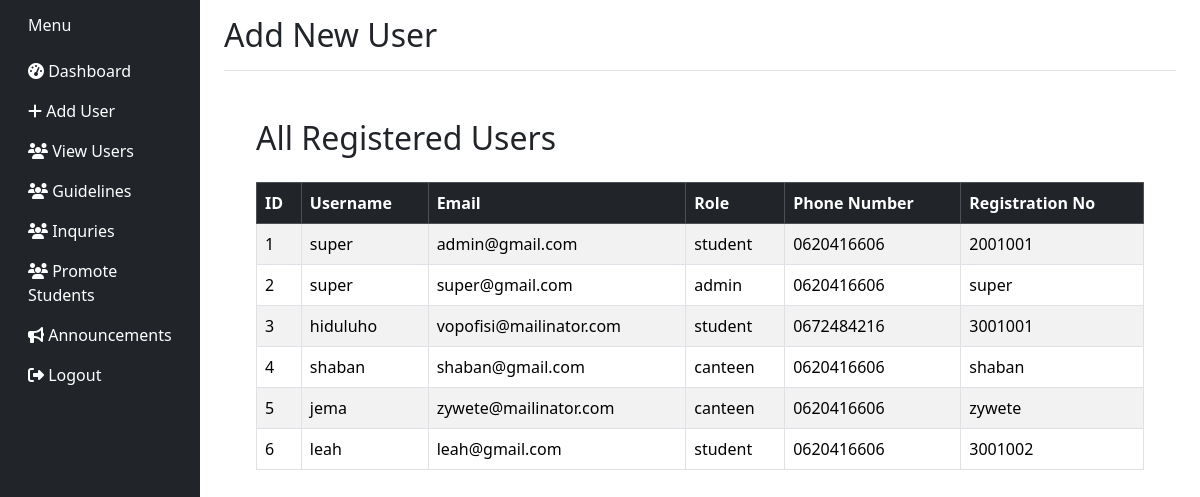
The app's page /super_admin/view-users/, older data.
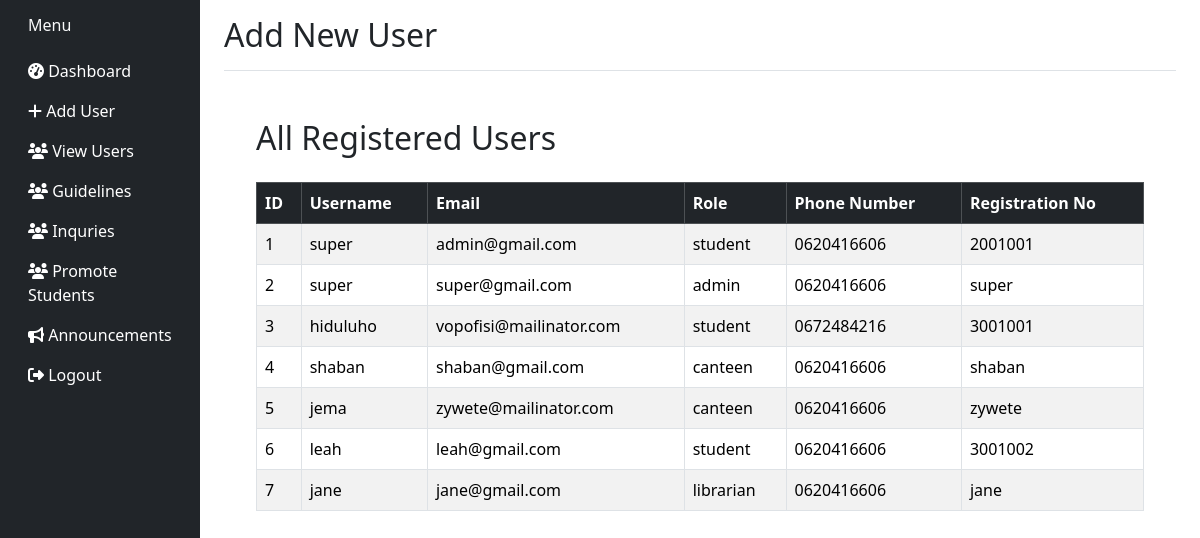
The same page, newer data.
### apps/pages/models.py (models this page shows, shortened)
class User(AbstractBaseUser, PermissionsMixin):
    ROLE_CHOICES = (
        ('student', 'Student'),
        ('librarian', 'Librarian'),
        ('admin', 'Admin'),
    )
    registration_no = models.CharField(max_length=30, unique=True)
    email = models.EmailField(unique=True)
    full_name = models.CharField(max_length=100)
    role = models.CharField(max_length=20, choices=ROLE_CHOICES)
    phone_number = models.CharField(max_length=15, blank=True, null=True)
    is_active = models.BooleanField(default=True)
    is_staff = models.BooleanField(default=False)
    objects = UserManager()
    USERNAME_FIELD = 'registration_no'
    REQUIRED_FIELDS = ['email', 'full_name']

class Student(models.Model):
    user = models.OneToOneField(User, on_delete=models.CASCADE, related_name='student_profile')
    reg_number = models.CharField(max_length=20, unique=True)
    name = models.CharField(max_length=100, default='Sample')
    enrollment_year = models.PositiveIntegerField()
    program = models.CharField(max_length=100)
    phone_number = models.CharField(max_length=15, blank=True)
    gender = models.CharField(max_length=10, choices=[("Male", "Male"), ("Female", "Female")], blank=True)
    date_of_birth = models.DateField(null=True, blank=True)
    department = models.CharField(max_length=100, default='General')
    year = models.ForeignKey('Year', on_delete=models.SET_NULL, null=True, blank=True, related_name='students')

### apps/pages/super_admin.py (the view)
# urls.py: path('super_admin/view-users/', super_admin.view_all_users, name='view_all_users'),
def view_all_users(request):
    users = User.objects.all().select_related('student_profile')
    return render(request, 'super_admin/view_users.html', {'users': users})

### templates/super_admin/view_users.html (shortened to what this page needs)
<!DOCTYPE html>
{% load static widget_tweaks %}
<html lang="en">
<head>
    <link href="https://cdn.jsdelivr.net/npm/bootstrap@5.3.2/dist/css/bootstrap.min.css" rel="stylesheet">
    <link href="https://cdnjs.cloudflare.com/ajax/libs/font-awesome/6.5.0/css/all.min.css" rel="stylesheet">
</head>
<body>
    <div class="container-fluid">
        <div class="row">
            <nav class="col-md-3 col-lg-2 d-md-block bg-dark sidebar collapse">
                {% include 'super_admin/partial/sidebar.html' %}
            </nav>
            <main class="col-md-9 ms-sm-auto col-lg-10 px-md-4">
                <div
                    class="d-flex justify-content-between flex-wrap flex-md-nowrap align-items-center pt-3 pb-2 mb-3 border-bottom">
                    <h1 class="h2">Add New User</h1>
                </div>
                <div class="content">
                    <h2 class="mb-4">All Registered Users</h2>
                    <div class="table-responsive">
                    <table class="table table-bordered table-striped table-hover align-middle">
                        <thead class="table-dark">
                            <tr>
                                <th>ID</th>
                                <th>Username</th>
                                <th>Email</th>
                                <th>Role</th>
                                <th>Phone Number</th>
                                <th>Registration No</th>
                            </tr>
                        </thead>
                        <tbody>
                            {% for user in users %}
                            <tr>
                                <td>{{ forloop.counter }}</td>
                                <td>{{ user.full_name }}</td>
                                <td>{{ user.email }}</td>
                                <td>{{ user.role }}</td>
                                <td>
                                    {% if user.student_profile %}
                                        {{ user.student_profile.phone_number }}
                                    {% else %}
                                        {{ user.phone_number|default:"N/A" }}
                                    {% endif %}
                                </td>
                                <td>{{ user.registration_no }}</td>
                            </tr>
                            {% endfor %}
                        </tbody>
                    </table>
                    </div>
                </div>
            </main>
        </div>
    </div>
</body>
</html>

Row changes from the older to the newer data that the page shows:
added User: full_name "jane", email "jane@gmail.com", role "librarian", phone_number "0620416606", registration_no "jane"
